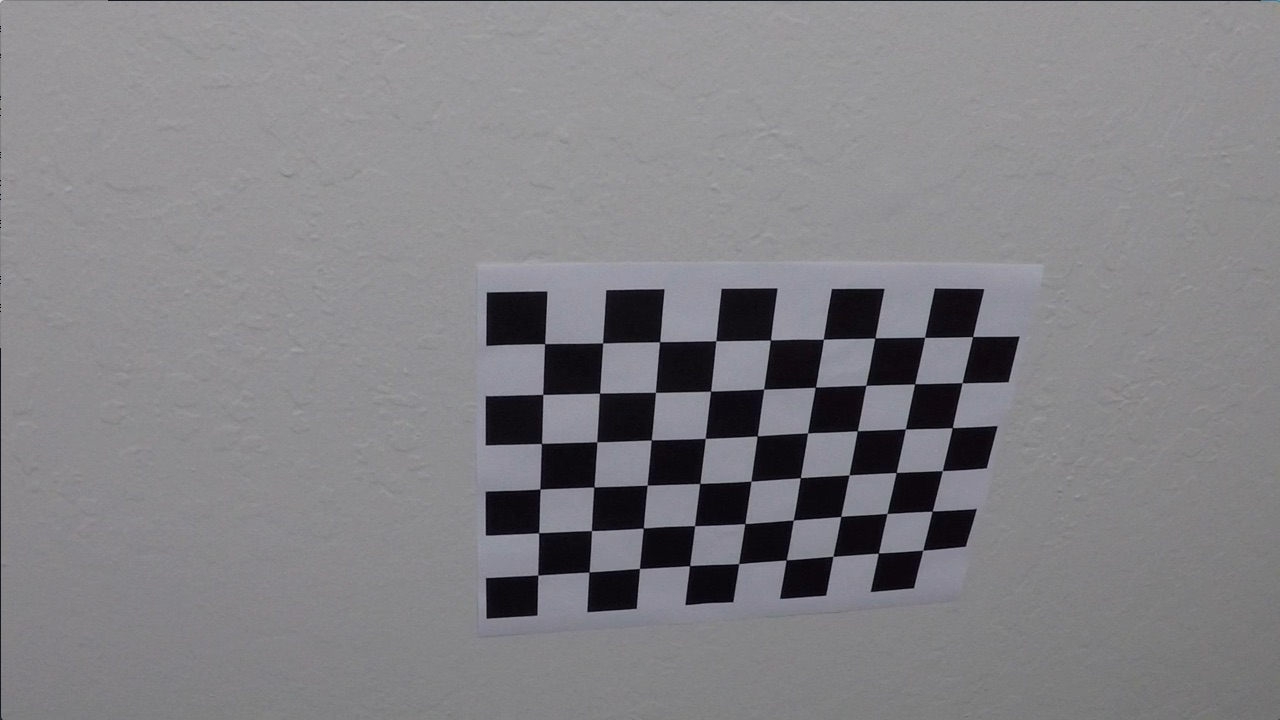
#> input picture camera_cal/calibration10.jpg, 1280 x 720 px; its folder holds only this picture in this run
$ jupyter execute --allow-errors Camera_calibration.ipynb   (shell and % lines are left out)
#> lines starting #> are read from the running program, lines starting #| are printed output that depends on the picture
[cell 1]
import numpy as np
import cv2
import matplotlib.pyplot as plt
import matplotlib.image as mpimg
import glob,os # 指定したパスのディレクトリ中のファイル一覧を出力

# prepare object points
nx = 9 #TODO: enter the number of inside corners in x
ny = 5 #TODO; enter the number of inside corners in y

# Make a list of calibration images
images = glob.glob('camera_cal/calibration*.jpg')
print(images)

[cell 2]
# two empty arrays to hold these points, object points and image points.
objpoints = []
imgpoints = []

# Prepare objects points, like (0,0,0,), (1,0,0), (2,0, 0) .... (9, 5, ,0)
objp = np.zeros((9*5, 3), np.float32)
objp[:,:2] = np.mgrid[0:9,0:5].T.reshape(-1,2) # x, y coordinates

for frame in images:
    img = cv2.imread(frame)
#> img is the input picture: shape (720, 1280, 3); mean B, G, R 133.1, 129.4, 130.2

    # Convert to grayscale
    gray = cv2.cvtColor(img, cv2.COLOR_BGR2GRAY)
    # 注：mpimg.imread（）を使用してイメージを読み込んでいる場合、これはRGBイメージで読み込まれ、
    # cv2.COLOR_RGB2GRAYを使用してグレースケールに変換する必要がありますが、
    # cv2.imread（）またはglob APIを使用している場合 このビデオの例では、これはBGRイメージで読み込まれ、
    # cv2.COLOR_BGR2GRAYを使用してグレースケールに変換する必要があります。
    # 後でこのレッスンで色変換について学びますが、独自のコードを記述してコード例を見るときは、
    # この点を念頭に置いてください。

    # Find the chessboard corners
    ret, corners = cv2.findChessboardCorners(gray, (nx, ny), None)
#> ret = False; corners = None
    # If found, draw corners
    if ret == True:
        # Darw and display the corners
        imgpoints.append(corners) # オブジェクトをリストの最後に追加する方法です。
        objpoints.append(objp)    # リスト型で用意されている「append」メソッドを使います。
        cv2.drawChessboardCorners(img, (nx, ny), corners, ret)

[cell 3]
image = cv2.imread('camera_cal/calibration1.jpg')
#> (the rest of this cell did not finish here and is left out)

[cell 4]
image =cv2.imread("test_images/straight_lines1.jpg")
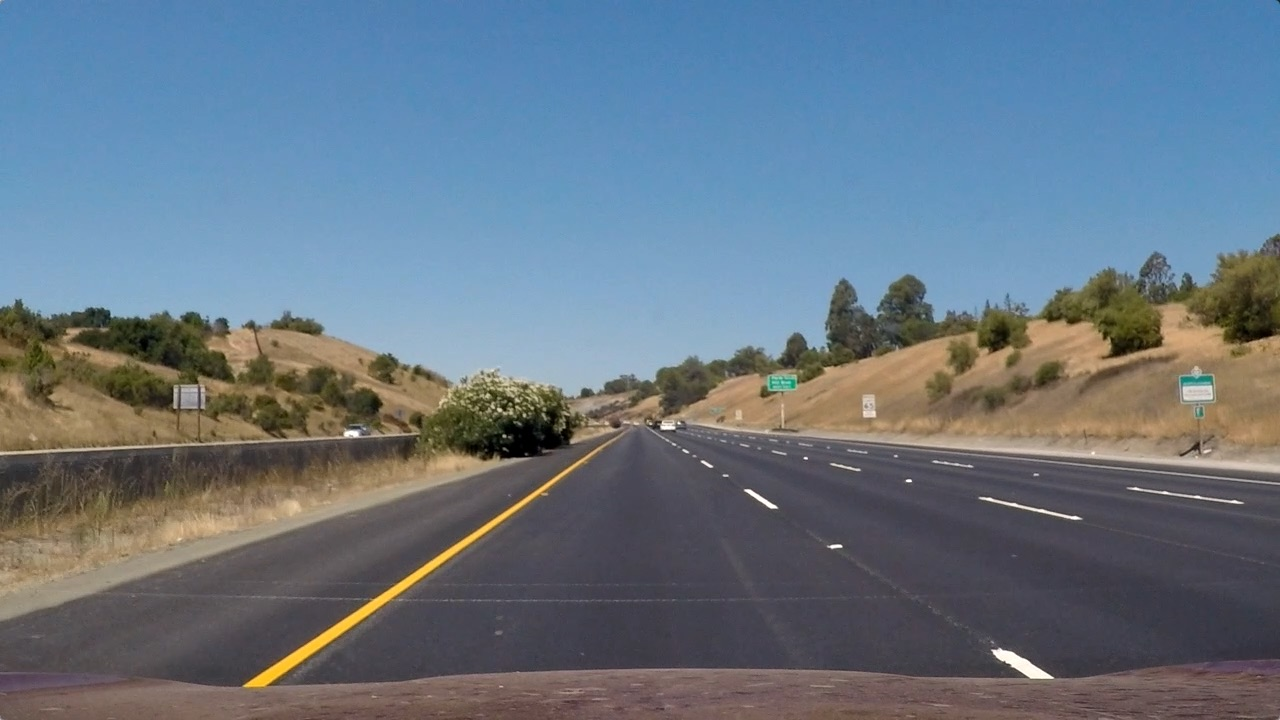
#> input picture test_images/straight_lines1.jpg, 1280 x 720 px
#> image is the input picture: shape (720, 1280, 3); mean B, G, R 131.2, 117.7, 103.2
image = cv2.cvtColor(image,cv2.COLOR_BGR2RGB)
img_size=(image.shape[1],image.shape[0])
#> img_size = (1280, 720)

#> (the rest of this cell did not finish here and is left out)

[cell 5]
image =cv2.imread("test_images/straight_lines2.jpg")
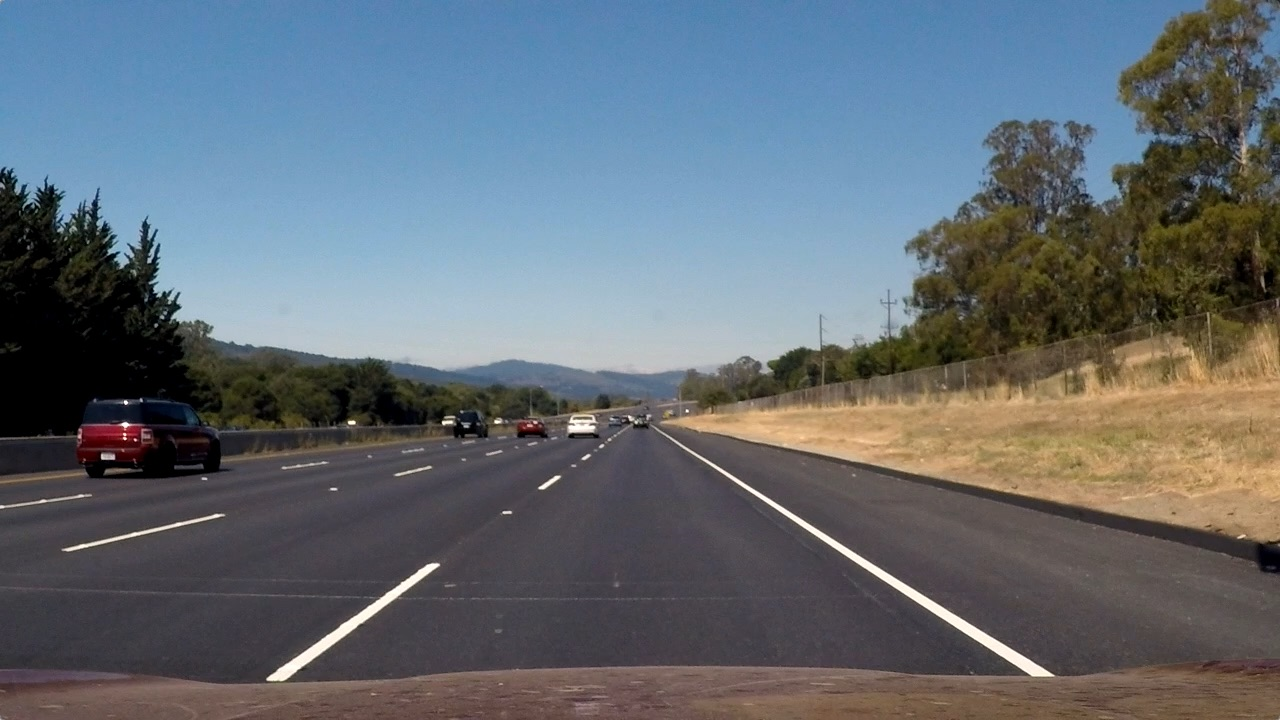
#> input picture test_images/straight_lines2.jpg, 1280 x 720 px
#> image is the input picture: shape (720, 1280, 3); mean B, G, R 115.1, 107.7, 99.4
image = cv2.cvtColor(image,cv2.COLOR_BGR2RGB)
img_size=(image.shape[1],image.shape[0])

#> (the rest of this cell did not finish here and is left out)
